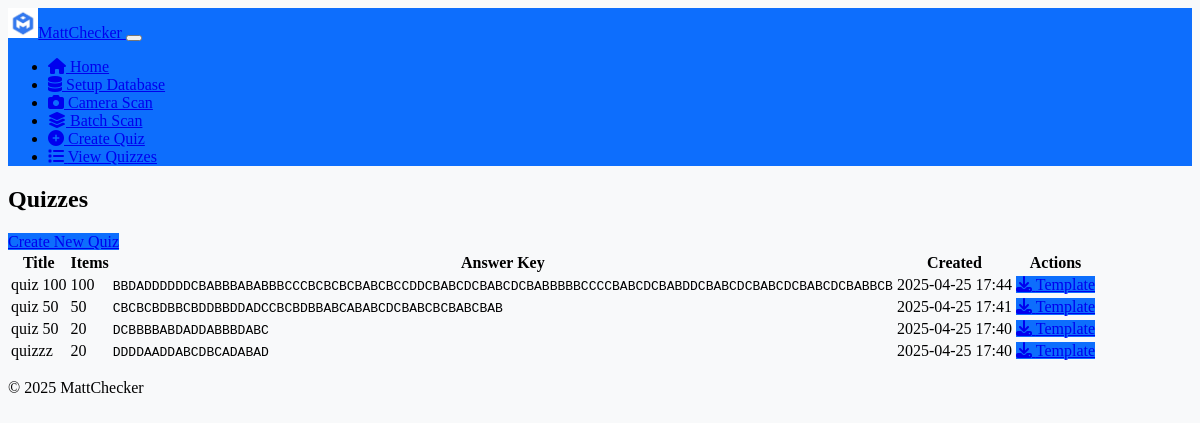
Screenshot of /quiz/list with the database file from the repository.
### models.py (models this page shows, shortened)
class Quiz(db.Model):
    id = db.Column(db.Integer, primary_key=True)
    title = db.Column(db.String(100), nullable=False)
    num_items = db.Column(db.Integer, nullable=False)
    answer_key = db.Column(db.String(100), nullable=False)  # Stores answers as string "ABCDABCD..."
    created_at = db.Column(db.DateTime, default=datetime.utcnow)

### routes.py (the view)
@app.route('/quiz/list')
def list_quizzes():
    quizzes = Quiz.query.order_by(Quiz.created_at.desc()).all()
    return render_template('list_quizzes.html', quizzes=quizzes, now=datetime.now())

### templates/list_quizzes.html
{% extends "base.html" %}
{% block content %}
<div class="container mt-4">
    <h2>Quizzes</h2>
    <a href="{{ url_for('create_quiz') }}" class="btn btn-primary mb-3">Create New Quiz</a>
    <div class="table-responsive">
        <table class="table">
            <thead>
                <tr>
                    <th>Title</th>
                    <th>Items</th>
                    <th>Answer Key</th>
                    <th>Created</th>
                    <th>Actions</th>
                </tr>
            </thead>
            <tbody>
                {% for quiz in quizzes %}
                <tr>
                    <td>{{ quiz.title }}</td>
                    <td>{{ quiz.num_items }}</td>
                    <td><code>{{ quiz.answer_key }}</code></td>
                    <td>{{ quiz.created_at.strftime('%Y-%m-%d %H:%M') }}</td>
                    <td>
                        <a href="{{ url_for('download_template', template_type='standard_20' if quiz.num_items == 20 else 'extended_50' if quiz.num_items == 50 else 'comprehensive_100') }}"
                           class="btn btn-sm btn-primary">
                           <i class="fas fa-download"></i> Template
                        </a>
                    </td>
                </tr>
                {% endfor %}
            </tbody>
        </table>
    </div>
</div>
{% endblock %}

### static/css/custom.css (style rules this page uses)
body { background-color: #f8f9fa; }
.btn-primary { background-color: #0d6efd; border-color: #0d6efd; }

### rows the page displays
Quiz: title "quiz 100", num_items "100", answer_key "BBDADDDDDDCBABBBABABBBCCCBCBCBCBABCBCCDDCBABCDCBABCDCBABBBBBCCCCBABCDCBABDDCBABCDCBABCDCBABCDCBABBCB", created_at "2025-04-25 17:44"
Quiz: title "quiz 50", num_items "50", answer_key "CBCBCBDBBCBDDBBDDADCCBCBDBBABCABABCDCBABCBCBABCBAB", created_at "2025-04-25 17:41"
Quiz: title "quiz 50", num_items "20", answer_key "DCBBBBABDADDABBBDABC", created_at "2025-04-25 17:40"
Quiz: title "quizzz", num_items "20", answer_key "DDDDAADDABCDBCADABAD", created_at "2025-04-25 17:40"
